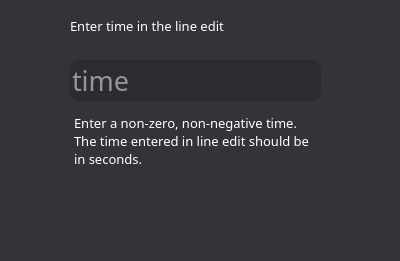
<?xml version="1.0" encoding="UTF-8"?>
<ui version="4.0">
 <class>Timer</class>
 <widget class="QWidget" name="Timer">
  <property name="geometry">
   <rect>
    <x>0</x>
    <y>0</y>
    <width>400</width>
    <height>261</height>
   </rect>
  </property>
  <property name="windowTitle">
   <string>Form</string>
  </property>
  <property name="whatsThis">
   <string>&lt;html&gt;&lt;head/&gt;&lt;body&gt;&lt;p&gt;background-color: #323437;&lt;/p&gt;&lt;p&gt;color: white;&lt;/p&gt;&lt;p&gt;&lt;br/&gt;&lt;/p&gt;&lt;/body&gt;&lt;/html&gt;</string>
  </property>
  <property name="styleSheet">
   <string notr="true">background-color: #323437; 
color: white;
border-radius: 10px;</string>
  </property>
  <widget class="QLineEdit" name="lineEdit">
   <property name="geometry">
    <rect>
     <x>70</x>
     <y>60</y>
     <width>251</width>
     <height>41</height>
    </rect>
   </property>
   <property name="font">
    <font>
     <family>JetBrains Mono</family>
     <pointsize>20</pointsize>
    </font>
   </property>
   <property name="styleSheet">
    <string notr="true">background-color: #2A2C2F;
color: white;
border-radius: 9px;</string>
   </property>
   <property name="placeholderText">
    <string>time</string>
   </property>
  </widget>
  <widget class="QLabel" name="label">
   <property name="geometry">
    <rect>
     <x>70</x>
     <y>10</y>
     <width>281</width>
     <height>31</height>
    </rect>
   </property>
   <property name="font">
    <font>
     <family>JetBrains Mono</family>
     <pointsize>10</pointsize>
    </font>
   </property>
   <property name="text">
    <string>Enter time in the line edit</string>
   </property>
  </widget>
  <widget class="QTextEdit" name="textEdit">
   <property name="geometry">
    <rect>
     <x>70</x>
     <y>110</y>
     <width>251</width>
     <height>81</height>
    </rect>
   </property>
   <property name="font">
    <font>
     <family>JetBrains Mono</family>
     <pointsize>10</pointsize>
    </font>
   </property>
   <property name="styleSheet">
    <string notr="true">background-color: #323437; 
color: white;
border-radius: 0px solid black;</string>
   </property>
   <property name="html">
    <string>&lt;!DOCTYPE HTML PUBLIC &quot;-//W3C//DTD HTML 4.0//EN&quot; &quot;http://www.w3.org/TR/REC-html40/strict.dtd&quot;&gt;
&lt;html&gt;&lt;head&gt;&lt;meta name=&quot;qrichtext&quot; content=&quot;1&quot; /&gt;&lt;style type=&quot;text/css&quot;&gt;
p, li { white-space: pre-wrap; }
&lt;/style&gt;&lt;/head&gt;&lt;body style=&quot; font-family:'JetBrains Mono'; font-size:10pt; font-weight:400; font-style:normal;&quot;&gt;
&lt;p style=&quot; margin-top:0px; margin-bottom:0px; margin-left:0px; margin-right:0px; -qt-block-indent:0; text-indent:0px;&quot;&gt;Enter a non-zero, non-negative time. The time entered in line edit should be in seconds.&lt;/p&gt;&lt;/body&gt;&lt;/html&gt;</string>
   </property>
  </widget>
 </widget>
 <resources/>
 <connections/>
 <slots>
  <slot>setWindowFlags()</slot>
 </slots>
</ui>
